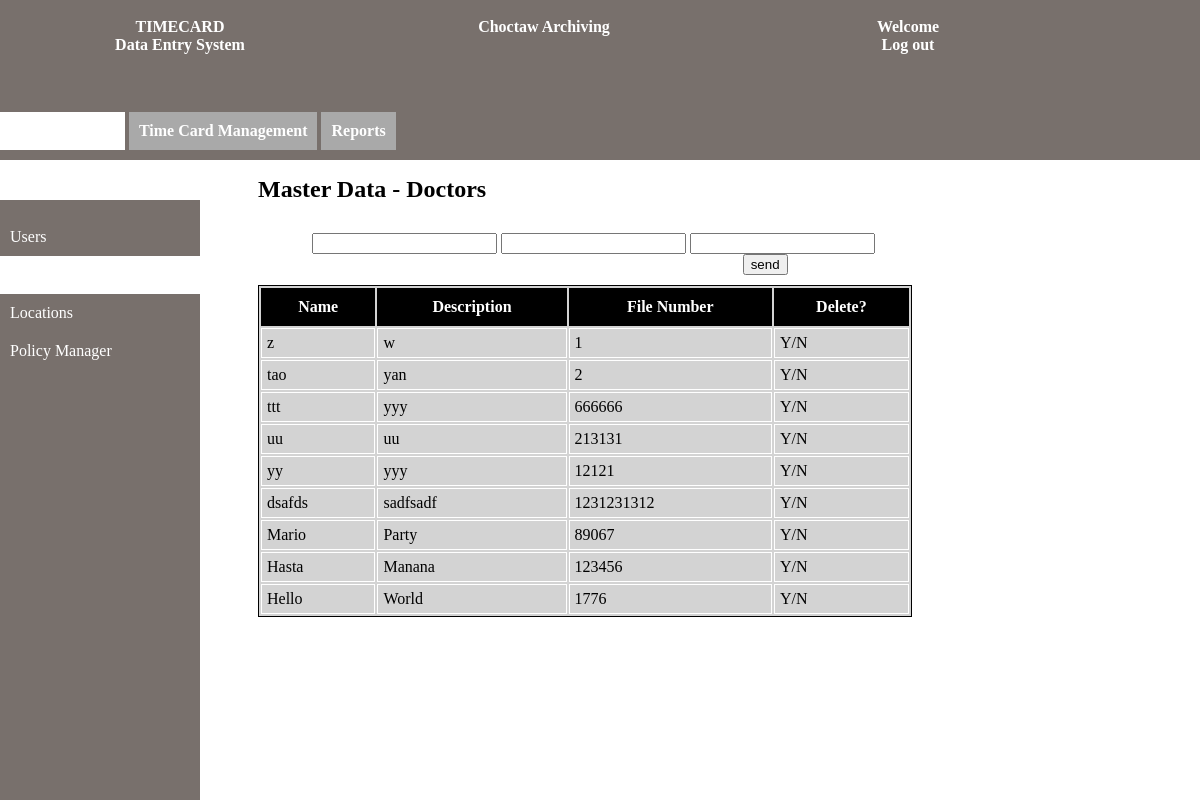
Page /doctor_list/ on the earlier database version.
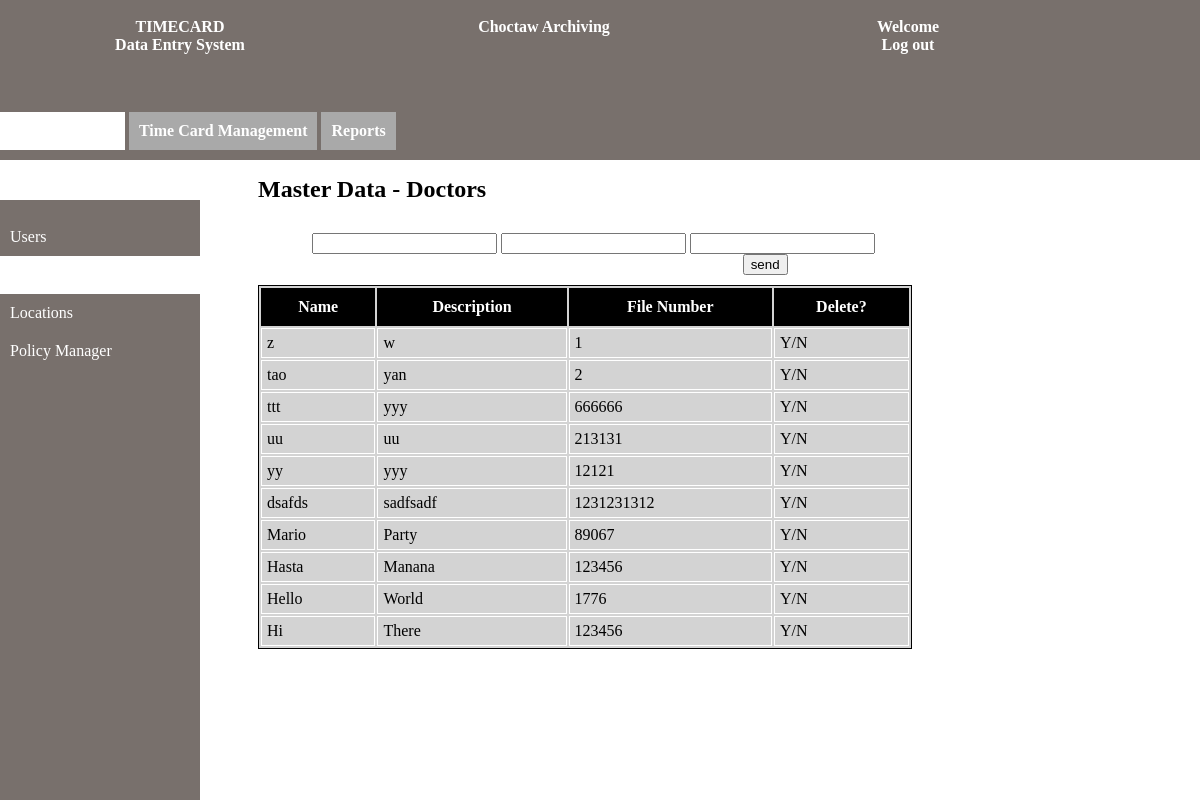
Same page on the later database version.
### AddDoctor/models.py (models this page shows)
class Doctor(models.Model):
    First_name = models.CharField(max_length=50)
    Last_name = models.CharField(max_length=50)
    FileNumber = models.PositiveIntegerField()

### AddDoctor/views.py (the view)
# urls.py: url(r'^doctor_list/', show_doctors, name='show_doctor_list'),
def show_doctors(request):
    all_objects = Doctor.objects.all()
    context = {'all_objects': all_objects}
    return render(request, 'list_doctors.html', context)

### templates/list_doctors.html (shortened to what this page needs)
{% extends "base_template.html" %}
{% block topnav %}
    <a href="{% url 'show_user_list' %}" class="topnav active">Administration</a>
    <a href="{% url 'show_time_card' %}" class="topnav">Time Card Management</a>
    <a href="{% url 'show_time_card' %}" class="topnav">Reports</a>
{% endblock %}
{% block sidenav %}
    <a href="{% url 'show_user_list' %}" class="sidenav">Users</a>
    <a href="/" class="sidenav active">Doctors</a>
    <a href="{% url 'show_location_list' %}" class="sidenav">Locations</a>
    <a href="/" class="sidenav">Policy Manager </a>
{% endblock %}
{% block name %}
    Master Data - Doctors
{% endblock %}
{% block findadd %}
<input type="text" id="first">
<input type="text" id="last">
<input type="number" id="file">
<input type="submit" value="send" method="GET">
<a href="{% url 'add_doctor_form' %}">Add a doctor</a>
{% endblock %}
{%block content%}
<table>
    <tr>
        <th>Name</th>
        <th>Description</th>
        <th>File Number</th>
        <th>Delete?</th>
    </tr>
    {% for doc in all_objects %}
    <tr>
        <td>{{doc.First_name}}</td>
        <td>{{doc.Last_name}}</td>
        <td>{{doc.FileNumber}}</td>
        <td>Y/N</td>
    </tr>
    {% endfor %}
    </table>
{% endblock %}

### templates/base_template.html (shortened to what this page needs)
<!DOCTYPE html>
<html lang="en">
<head>
</head>
<body>
    <div id="topbar">
        <div id="heading">
            <div class="headerblock"><br>TIMECARD <br> Data Entry System</div>
            <div class="headerblock"><br>Choctaw Archiving</div>
            <div class="headerblock"><br>Welcome<br> <a href="{% url 'logout' %}">Log out</a></div>
        </div>
        <div id="startedfromthe">
            {% block topnav %}{% endblock %}
        </div>
    </div>
    <div id="sidebar"><br>
        {% block sidenav %}{% endblock %}
    </div>
    <div class="main">
        <h2> {% block name %} Page Name {% endblock %}</h2>
        <div id="linkbar"> {% block findadd %} {% endblock %}</div>
        {% block content %}{% endblock %}
    </div>
</body>
</html>

### templates/base_template.html (style rules this page uses)
#topbar { background-color: white; width: 100%; height: 160px; position: fixed; top: 0px; left: 0px; }
#sidebar { height: 100%; width: 200px; position: fixed; top: 200px; left:0; background-color: #78706c; }
.sidenav { display: block; color: black; padding: 10px; text-align: left; }
#heading { background-color: #78706c; height: 70%; }
#startedfromthe { background-color: #78706c; height: 30% }
.headerblock { display: inline-block; vertical-align: top; height: 100%; width: 30%; text-align: center; color: white; text-size: 1.2em; font-weight: bold; background-color: #78706c; }
.topnav { background-color: darkgray; display: inline-block; position: inline; color: white; font-family: 'Tahoma'; font-size: 1em; padding: 10px; font-weight: bold; }
.main { margin-left: 250px; margin-top: 150px; }
a:link, a:active, a:visited, a:hover { text-decoration:none; font-family: tahoma; color: white; }
.active { background-color: white; color: black; font-weight: bold; }
th { font-weight: bold; color: white; background-color: black; padding: 10px; }
table { width: 70%; border: 1px solid black; background-color: lightgrey; }
td { padding: 5px; border: 1px solid white; }
#linkbar { width: 65%; padding: 10px; text-align: right; }

Differences in the rows shown:
added Doctor: First_name "Hi", Last_name "There", FileNumber "123456"
